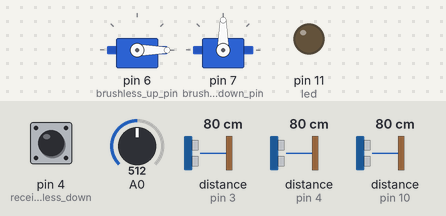
A sketch run on a simulated Arduino Uno, built with avr-gcc and run on an emulated ATmega328P. On the bench: 2 × servo, output pins drawn as LEDs (lit = HIGH). Wiring (inferred from the names in the program): ultrasonic range finder: trigger pin 9; echo pin 10. The inputs (shaded band) are chosen by the test bench; at power-on: distance to the obstacle (sensors on pin 10, pin 3, pin 4) 80 cm, A0 = 512, pin 4 (receiver_pin_brushless_down) LOW. The echo pulse lasts 58.3 µs per cm; pins used as bus, display or sensor lines are not drawn.

Above: at 1.2 s.
1.3 s: distance to the obstacle (sensor on pin 10) set to 45 cm
3.5 s: distance to the obstacle (sensor on pin 10) set to 38 cm
At 4.7 s:
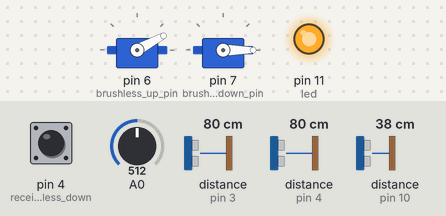
5.5 s: A0 set to 736
7.2 s: A0 set to 765
At 8.7 s:
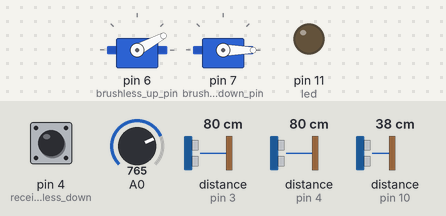
9.5 s: pin 4 (receiver_pin_brushless_down) pulled HIGH for 0.2 s
At 10.5 s:
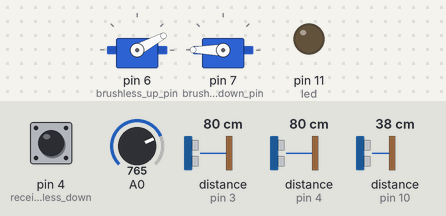
12.2 s: distance to the obstacle (sensor on pin 10) set to 23 cm
13.9 s: distance to the obstacle (sensor on pin 10) set to 20 cm
At 15.2 s:
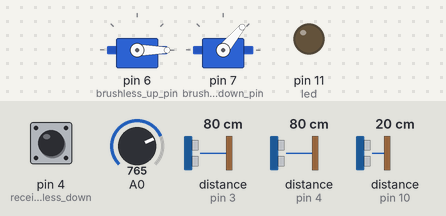
Timing chart, 0 to 16.9 s (numbered marks = the images above; inputs shaded):
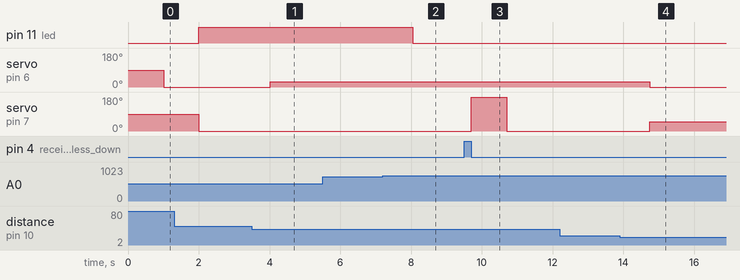

The sketch:

Hovercraft_Arduino_Code.ino
```cpp
#include <Servo.h>

Servo ESC_up; // Create servo object to control the ESC for the thrust motor
Servo ESC_down; // Create servo object to control the ESC for the lift motor
const int receiver_pin_brushless_up = 3;
const int receiver_pin_brushless_down = 4;
const int brushless_up_pin = 6;
const int brushless_down_pin = 7;
unsigned long pulse_duration_2;
unsigned long pulse_duration_3;
const int duration_max_2 = 1985; // Define a variable for max pulse duration value from the controller for the thrust motor
const int duration_min_2 = 1490; // Define a variable for min pulse duration value from the controller for the thrust motor
const int duration_max_3 = 1980; // Define a variable for max pulse duration value form the controller for the lift motor
const int duration_min_3 = 1540; // Define a variable for min pulse duration value from the controller for the lift motor
int pwm_2;
int pwm_3;
#define led 11
const int trigger_pin = 9;
const int echo_pin = 10;
long duration;
long cm;
int threashold = 20; // Obstacle distance threashold in cm

// Perform once
void setup() {
  pinMode(receiver_pin_brushless_up,INPUT); // Receive signal from the controller for the thrust motor
  pinMode(receiver_pin_brushless_down,INPUT); // Receive signal from the controller for the lift motor
  ESC_up.attach(brushless_up_pin,1000,2000); // Send signal to the ESC for the thrust motor
  ESC_down.attach(brushless_down_pin,1000,2000); // Send signal to the ESC for the lift motor
  pinMode(led,OUTPUT);
  pinMode(trigger_pin,OUTPUT);
  pinMode(echo_pin,INPUT);
}

// Perform repeatedly
void loop() {
  digitalWrite(trigger_pin, LOW); // Clear the trigger pin
  delayMicroseconds(2);
  digitalWrite(trigger_pin, HIGH); // Trigger the sensor
  delayMicroseconds(10);
  digitalWrite(trigger_pin, LOW); // End the sound-wave transmission

  duration = pulseIn(echo_pin, HIGH); // Read pulse duration from the echo pin of the ultrasonic sensor
  cm = duration/58; // Convert pulse duration to distance in cm

  // Check the obstacle distance and control the thrust motor
  if (cm > threashold){
    pulse_duration_2 = pulseIn(receiver_pin_brushless_up,HIGH);
    pwm_2 = map(pulse_duration_2,duration_min_2,duration_max_2,0,180);
    ESC_up.write(pwm_2);
  }
  else{
    ESC_up.write(0);
  }

  // Control the lift motor
  pulse_duration_3 = pulseIn(receiver_pin_brushless_down,HIGH);
  pwm_3 = map(pulse_duration_3,duration_min_3,duration_max_3,0,180);
  ESC_down.write(pwm_3);

  int sensorValue = analogRead(A0);
  float voltage = sensorValue * (5.00 / 1023.00) * 3; // Convert the reading values from 5V to suitable 12V
  // Check the battery voltage and control the LED
  if (voltage < 11) {
    digitalWrite(led, HIGH);
  }
  else {
    digitalWrite(led, LOW);
  }
}
```

Measured:
- the behaviour switches between 43 and 42 cm on distance to the obstacle (sensor on pin 10) (found by bisection; images 0 and 1)
- the behaviour switches between 750 and 751 on A0 (found by bisection; images 1 and 2)
- the behaviour switches between 22 and 21 cm on distance to the obstacle (sensor on pin 10) (found by bisection; images 3 and 4)
- after the input at 3.5 s, servo on pin 6 (brushless_up_pin): 0° → 28° after 0.52 s
- after the input at 5.5 s, every drawn part: stays the same
- after the input at 7.2 s, pin 11 (led): HIGH → LOW after 0.84 s
- after the input at 9.5 s, servo on pin 7 (brushless_down_pin): 0° → 180° after 0.20 s, → 0° 1.0 s later
- after the input at 12.2 s, every drawn part: stays the same
- after the input at 13.9 s, servo on pin 6 (brushless_up_pin): 28° → 0° after 0.84 s; servo on pin 7 (brushless_down_pin): 0° → 50° after 0.85 s
